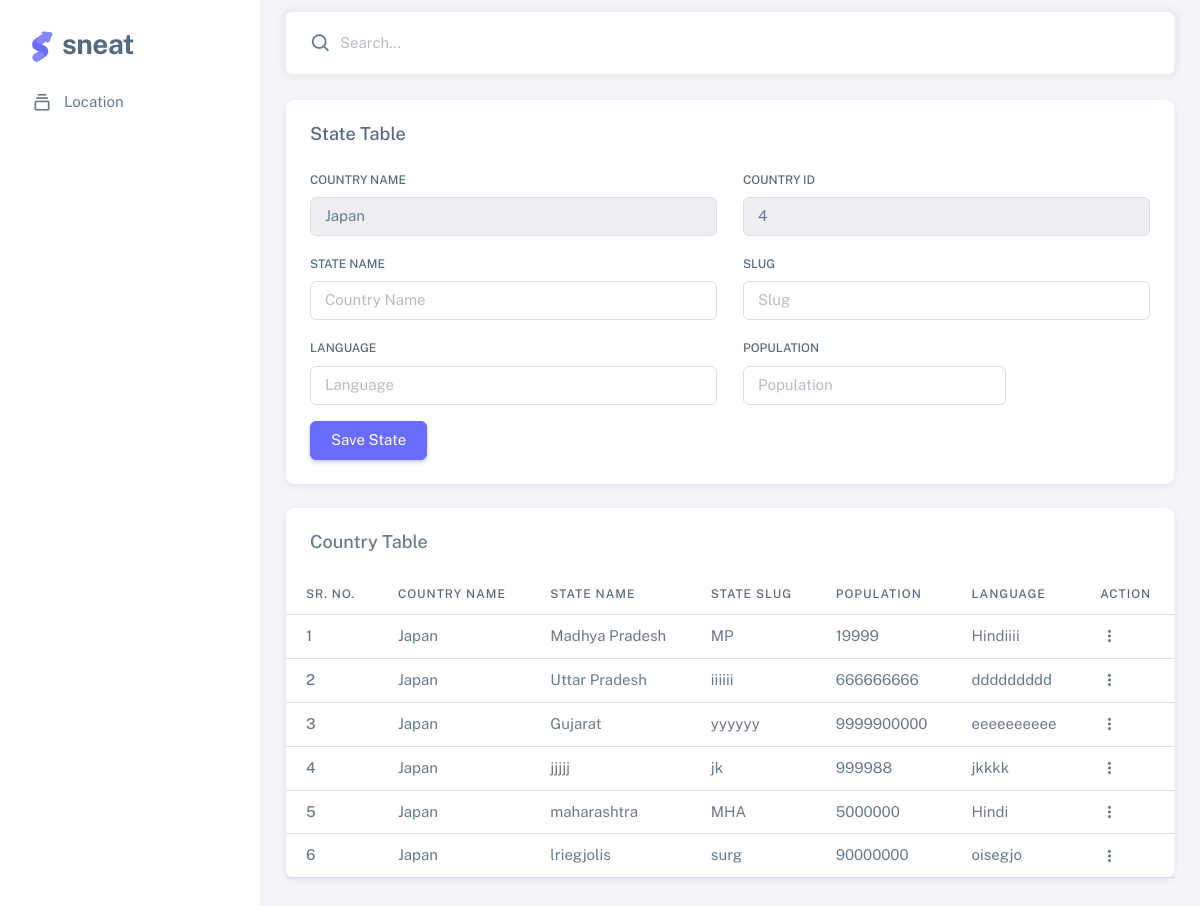
The page /state/4/ on the database its author committed.
### country/models.py (models this page shows, shortened)
class Base(models.Model):
 is_active = models.BooleanField(default=True)
 created_date = models.DateTimeField(auto_now=True)
 created_date = models.DateTimeField(auto_now_add=True)
 uuid = models.UUIDField(default=uuid.uuid4, editable=False)
 is_state_available = models.BooleanField(default=True,null=True,blank=True)
 class Meta:
  abstract = True

class CountryModel(Base):
 name = models.CharField(max_length=100,)
 slug = models.SlugField(unique=True)
 code = models.CharField(max_length=10, unique=True)
 flag = models.ImageField(upload_to='flag')
 def __str__(self):
  return self.name

class StateModel(Base):
 country = models.ForeignKey(to=CountryModel, on_delete=models.CASCADE, default=1)
 statename = models.CharField(max_length=100)
 stateslug = models.SlugField(unique=True)
 language = models.CharField(max_length=200)
 population = models.IntegerField()

### country/views.py (the view, shortened to what this page needs)
# urls.py: path('state/<int:id>/',StateView.as_view(), name='state'),
class StateView(View):
  def get(self, request, id=None):
    countryobj = CountryModel.objects.get(id=id)
    stateobj = StateModel.objects.filter(country=countryobj)
    return render(request,'state.html',{'country':countryobj, 'state':stateobj})

### template/state.html (shortened to what this page needs)
{% extends 'base.html' %}
{% block content %}
<div class="container-fluid flex-grow-3 container-p-y">
    <div class="row">
        <div class="col-xl">
            <div class="card mb-4">
                <div class="card-header d-flex justify-content-between align-items-center">
                    <h5 class="mb-0">State Table</h5>
                </div>
                <div class="card-body">
                    <form action="{% url 'state' country.id %}" method="post" enctype="multipart/form-data">
                        <div class="row">
                            <div class="mb-3 col-md-6">
                                <label class="form-label" for="basic-default-fullname">Country Name</label>
                                <input type="text" class="form-control" value="{{country.name}}" id="basic-default-fullname"
                                    placeholder="Country Name" name="country_name" disabled/>
                            </div>
                            <div class="mb-3 col-md-6">
                                <label class="form-label" for="basic-default-fullname">Country Id</label>
                                <input type="number" class="form-control" value="{{country.id}}" id="basic-default-fullname"
                                    placeholder="Country Name" name="country_id" disabled/>
                            </div>
                            <div class="mb-3 col-md-6">
                             <label class="form-label" for="basic-default-fullname">State Name</label>
                             <input type="text" class="form-control" id="basic-default-fullname"
                                 placeholder="Country Name" name="state_name" />
                         </div>
                            <div class="mb-3 col-md-6">
                                <label class="form-label" for="basic-default-company">Slug</label>
                                <input type="text" class="form-control" id="basic-default-company" placeholder="Slug"
                                    name="state_slug" />
                            </div>
                            <div class="mb-3 col-md-6">
                             <label class="form-label" for="basic-default-company">Language</label>
                             <input type="text" class="form-control" id="basic-default-company" placeholder="Language"
                                 name="language" />
                         </div>
                            <div class="mb-3 col-md-4">
                                <label class="form-label" for="basic-default-email">Population</label>
                                <input type="number" id="basic-default-email" class="form-control" placeholder="Population"
                                    aria-describedby="basic-default-email2" name="population" />
                            </div>
                        </div>
                        <button type="submit" class="btn btn-primary">Save State</button>
                    </form>
                </div>
            </div>
        </div>
    </div>
    <div class="card mb-5">
        <h5 class="card-header">Country Table</h5>
        <div class="table-responsive text-nowrap">
            <table class="table">
                <thead>
                    <tr>
                        <th>Sr. No.</th>
                        <th>Country Name</th>
                        <th>State Name</th>
                        <th>State Slug</th>
                        <th>Population</th>
                        <th>Language</th>
                        <th>Action</th>
                    </tr>
                </thead>
                <tbody>
                    {% for st in state %}
                    <tr>
                        <td>
                            <span class="fw-medium">{{forloop.counter}}</span>
                        </td>
                        <td>{{country}}</td>
                        <td>{{st.statename}}</td>
                        <td>{{st.stateslug}}</td>
                        <td>{{st.population}}</td>
                        <td>{{st.language}}</td>
                        <td>
                            <div class="dropdown">
                                <button type="button" class="btn p-0 dropdown-toggle hide-arrow"
                                    data-bs-toggle="dropdown">
                                    <i class="bx bx-dots-vertical-rounded"></i>
                                </button>
                            </div>
                        </td>
                    </tr>
                    {% endfor %}
                </tbody>
            </table>
        </div>
    </div>
</div>
{% endblock content %}

### rows shown on the page
CountryModel: country_name "Japan", country_id "4", name "Japan"
StateModel: statename "Madhya Pradesh", stateslug "MP", population "19999", language "Hindiiii"
StateModel: statename "Uttar Pradesh", stateslug "iiiiii", population "666666666", language "ddddddddd"
StateModel: statename "Gujarat", stateslug "yyyyyy", population "9999900000", language "eeeeeeeeee"
StateModel: statename "jjjjj", stateslug "jk", population "999988", language "jkkkk"
StateModel: statename "maharashtra", stateslug "MHA", population "5000000", language "Hindi"
StateModel: statename "lriegjolis", stateslug "surg", population "90000000", language "oisegjo"
